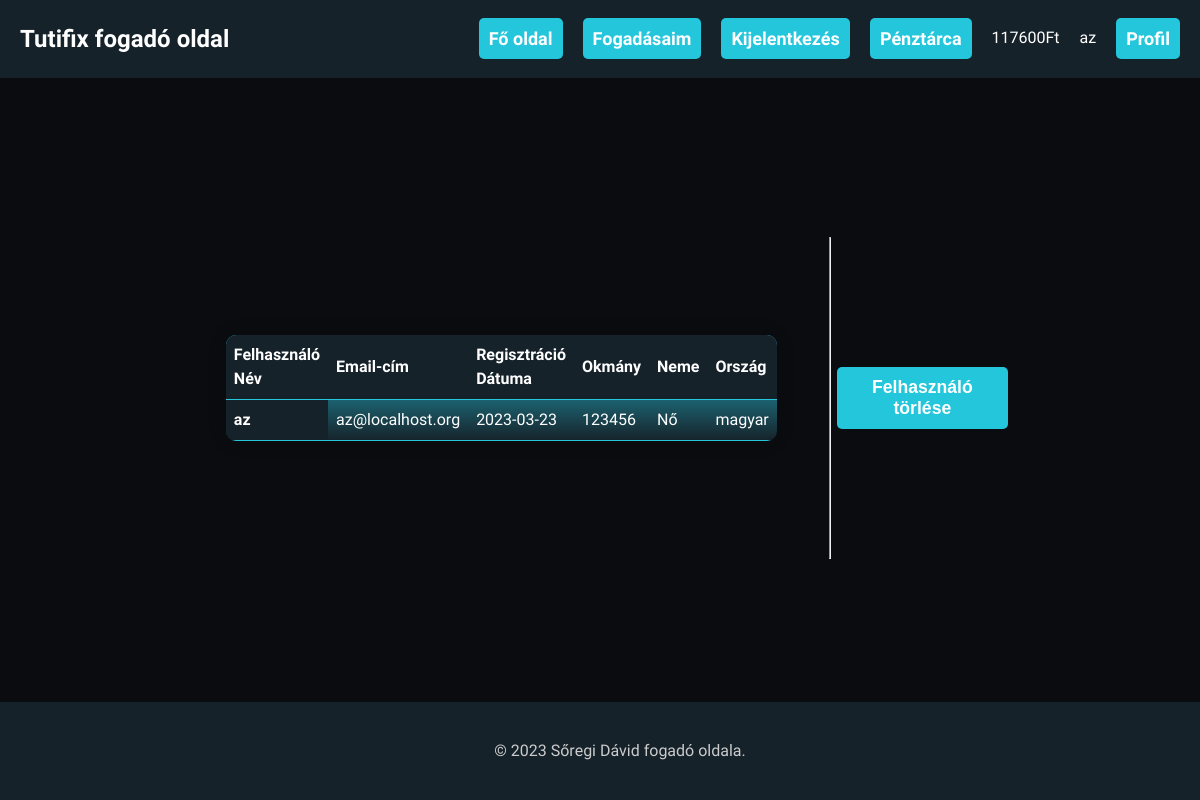
The page /Fogadás_web/profil.php (signed in) on the database as committed earlier.
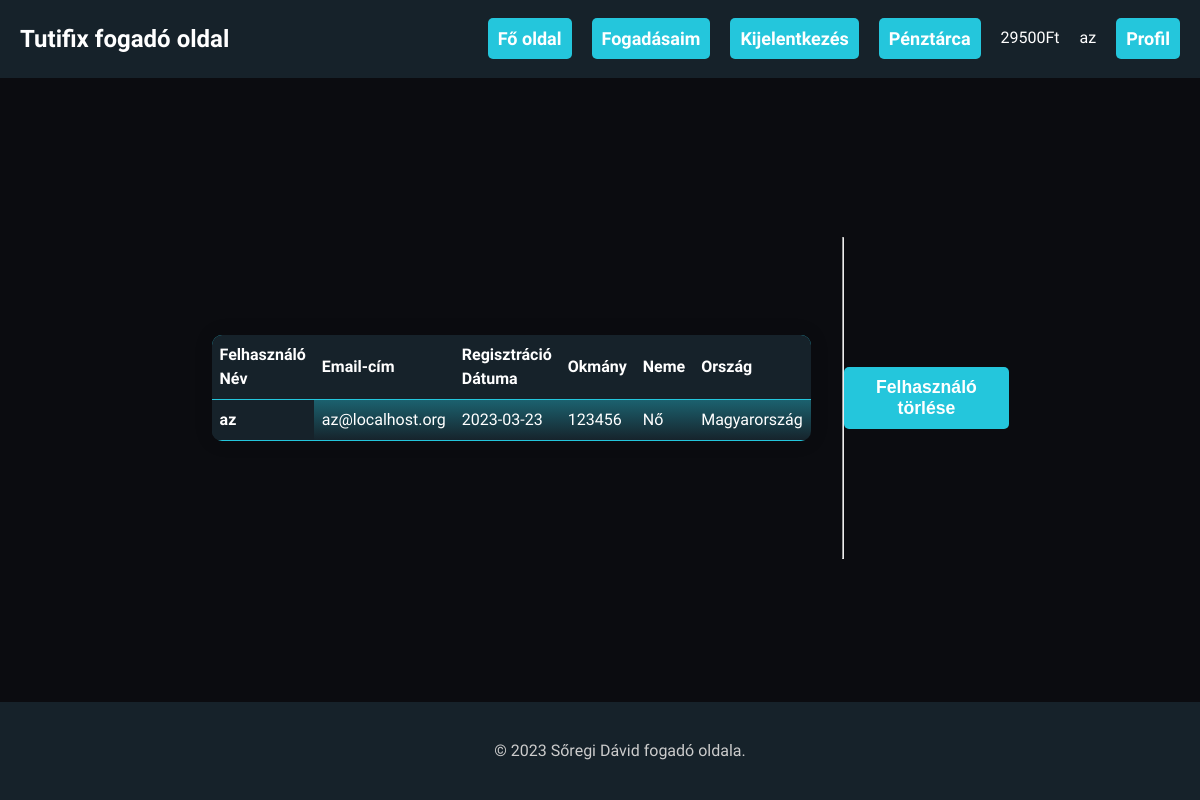
The same page on the database as committed later.
### tables this page shows
CREATE TABLE `penztarca` (
  `felhasz_id` int(11) NOT NULL,
  `penztarca_id` int(11) NOT NULL,
  `egyenleg` double NOT NULL
);

CREATE TABLE `felhasznaloi_adatok` (
  `felhasz_id` int(11) NOT NULL,
  `felhasz_nev` varchar(255) NOT NULL,
  `email` varchar(255) NOT NULL,
  `jelszo` varchar(255) NOT NULL,
  `hash` varchar(255) NOT NULL,
  `reg_datum` date NOT NULL,
  `okmany` varchar(255) NOT NULL,
  `neme` varchar(255) NOT NULL,
  `orszag` varchar(255) NOT NULL
);

### Fogadás_web/database.php (called while the page is built, shortened)
<?php
$db = new Database();
class Database {
    private $database = 'fogadas_zaro';
    private $host = 'localhost';
    private $user = 'root';
    private $password = '';
    protected $dbc = null;
    public function security($data){
        return htmlspecialchars(trim($data));
    }
    public function __construct() {
        try {
            $this->dbc = new mysqli($this->host, $this->user, $this->password, $this->database);
            $this->dbc->set_charset('utf8');
        } catch (mysqli_sql_exception $exc) {
            echo "Kapcsolódási hiba:" . $exc->getMessage();
        }
    }
    public function RunSQL($sql) {
        try {
            $utasitas = $this->dbc->prepare($sql);
            $utasitas->execute();
        } catch (mysqli_sql_exception $exc) {
            echo "Lekérdezési hiba: " . $exc->getMessage();
        }
        $result = $utasitas->get_result();
        if ($result) {
            return $result;
        } else {
            return $utasitas->affected_rows;
        }
    }
}?>

### Fogadás_web/profil.php (the view, shortened to what this page needs)
<?php include('header.php');
$sql = "SELECT `felhasz_nev`, `email`,  `reg_datum`, `okmany`, `neme`, `orszag` FROM `felhasznaloi_adatok` WHERE felhasz_id = " . $_SESSION['felhasz_id'] . ";";
$result = $db->RunSQL($sql);
$adatok = $result->fetch_all();
?>
<body>
    <main>
        <div class="kozepre">
            <div class="table-container">
                <table class="table">
                    <thead>
                        <th>Felhasználó Név</th>
                        <th>Email-cím</th>
                        <th>Regisztráció Dátuma</th>
                        <th>Okmány</th>
                        <th>Neme</th>
                        <th>Ország</th>
                    </thead>
                    <tbody>
                        <tr>
                            <th>
                                <?= $adatok[0][0]; ?>
                            </th>
                            <td>
                                <?= $adatok[0][1]; ?>
                            </td>
                            <td>
                                <?= $adatok[0][2]; ?>
                            </td>
                            <td>
                                <?= $adatok[0][3]; ?>
                            </td>
                            <td>
                                <?= $adatok[0][4]; ?>
                            </td>
                            <td>
                                <?= $adatok[0][5]; ?>
                            </td>
                        </tr>
                    </tbody>
                </table>
            </div>
            <hr class="hr2">
            <form method="POST">
                <button type="submit" name="delete_user" id="add">Felhasználó törlése</button>
            </form>
        </div>
    </main>
</body>
<div class="row">
    <footer class="lent">
        <p>&copy; 2023 Sőregi Dávid fogadó oldala.</p>
    </footer>
</div>

### Fogadás_web/header.php (shortened to what this page needs)
<?php
include('database.php');
if (isset($_SESSION['felhasz_id']) ? $_SESSION['felhasz_id'] = $db->security($_SESSION['felhasz_id']) : $_SESSION['felhasz_id'] = "") {
  $sql2 = "SELECT egyenleg FROM penztarca WHERE felhasz_id = " . $_SESSION['felhasz_id'] . ";";
  $result2 = $db->RunSQL($sql2);
}
?>
<!DOCTYPE html>
<html lang="hu">
<head>
  <link href="kinezet.css?<?php echo time(); ?>" rel="stylesheet">
</head>
<body>
  <div id="refresh">
  <div class="container">
    <div class="row">
      <header>
        <h1>Tutifix fogadó oldal</h1>
        <nav>
          <ul>
            <li><a href="Foldal.php" class="navbutton">Fő oldal</a></li>
            <?php
            if (isset($_SESSION['felhasz_id']) ? $_SESSION['felhasz_id'] = $db->security($_SESSION['felhasz_id']) : $_SESSION['felhasz_id'] = "") { ?>
              <li><a href="fogadasok.php" class="navbutton">Fogadásaim</a></li>
            <?php } ?>
            <?php if (isset($_SESSION['felhasz_nev'])): ?>
              <li><a href="logout.php" role="button" class="navbutton">Kijelentkezés</a></li>
              <li><a href="penztarca.php" class="navbutton">Pénztárca</a></li>
              <?php while ($row = $result2->fetch_assoc()): ?>
                <li>
                  <?= $row['egyenleg']; ?>Ft
                </li>
              <?php endwhile; ?>
              <li>
                <?= $_SESSION['felhasz_nev']; ?>
              </li>
              <li>
              <a href="profil.php" class="navbutton">Profil</a>
              </li>
            <?php else: ?>
              <li><a href="register.php" class="navbutton">Regisztráció</a></li>
              <li><a href="login.php" class="navbutton">Bejelentkezés</a></li>
            <?php endif; ?>
          </ul>
        </nav>
      </header>
    </div>
  </div>

### Fogadás_web/kinezet.css (style rules this page uses)
body { background-color: #0b0c10; color: #fff; font-family: 'Kanit', sans-serif; font-size: 16px; line-height: 1.6; margin: 0; }
.hr2 { height: 50%; }
.table { border-collapse: collapse; margin-bottom: 30px; width: 100%; max-width: 800px; font-size: 16px; font-weight: 400; line-height: 1.5; color: #333; border-radius: 5px; overflow: hidden; box-shadow: 0 0 20px rgba(0, 0, 0, 0.1); }
.kozepre { display: flex; justify-content: center; align-items: center; height: 80vh; margin-left: 15%; margin-right: 15%; }
.table-container { display: flex; flex-wrap: wrap; justify-content:space-around; }
.lent { position: fixed; left: 0; bottom: 0; width: 100%; text-align: center; }
.table { width: 50%; margin-bottom: 20px; border-collapse: collapse; border-radius: 10px; background: linear-gradient(360deg ,#16222a, #24c6dc); color: white; }
.table th, .table td { padding: 8px; text-align: left; border-bottom: 1px solid #24c6dc; }
.table th { background: linear-gradient( #16222a, #16222a); font-weight: bold; }
.navbutton { text-decoration: none; font-weight: bold; padding: 10px; color: white; background-color: #24c6dc; border-radius: 5px; }
header { align-items: center; display: flex; justify-content: space-between; padding: 20px; background-color: #16222a; font-family: 'Kanit', sans-serif; }
header h1 { font-size: 24px; margin: 0; }
header nav ul { display: flex; list-style: none; margin: 0; padding: 0; }
header nav li { margin-right: 20px; }
header nav li:last-child { margin-right: 0; }
header nav a { font-size: 18px; }
footer { background-color: #16222a; color: #ccc; padding: 20px; text-align: center; }
p,a { text-align: center; }
a { text-decoration: none; color: #24c6dc; }
#card-number,#name-text,#valid-thru-text,#add,#cvv-text { border: 0; border-radius: 5px; padding: 10px; background-color: #333333; color: white; font-weight: 600; font-size: 1.1rem; outline: 0; width: 90%; }
#add { width: 93.5%; background-color: #24c6dc; }

Rows that differ between the two databases and show on the page:
changed penztarca: egyenleg "117600" → "29500"
changed felhasznaloi_adatok "az": orszag "magyar" → "Magyarország"
